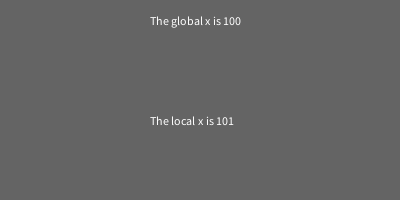
Frame 1 (no input)
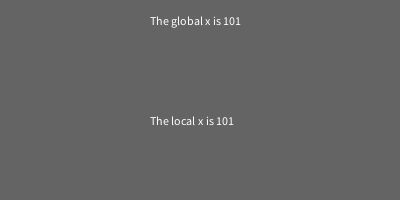
Frame 2 (the mouse pressed at the canvas centre, redrawn once)

The Processing sketch that drew these frames (run headless with seeded random() and noise(); the mouse was pressed at the canvas centre and the sketch redrawn once):

// Processing sketch: scope
// ── scope.pde
/*
  Showcasing variable scope
*/

/* this 'x' is GLOBAL and can be read anywhere */
int x = 100;

void setup() {
  size(400, 200);
  
}

void draw() {
  background(100);
  
  text("The global x is " + x, 150, 25);

  /* this 'x' is LOCAL and can only be read in draw() */
   x = 101;
  
  text("The local x is " + x, 150, 125);

  noLoop();
  
}

void mousePressed() {
 loop(); 
}
